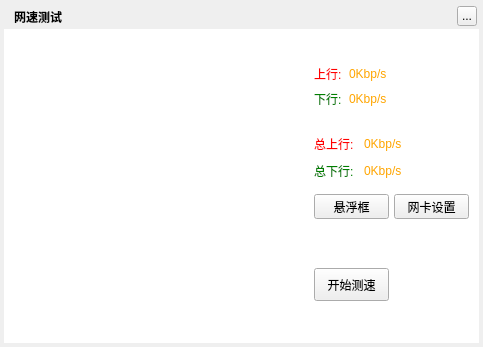
<?xml version="1.0" encoding="UTF-8"?>
<ui version="4.0">
 <class>MusicNetworkSpeedTestWidget</class>
 <widget class="QWidget" name="MusicNetworkSpeedTestWidget">
  <property name="geometry">
   <rect>
    <x>0</x>
    <y>0</y>
    <width>483</width>
    <height>347</height>
   </rect>
  </property>
  <property name="windowTitle">
   <string>网速测试</string>
  </property>
  <widget class="QLabel" name="background">
   <property name="geometry">
    <rect>
     <x>4</x>
     <y>4</y>
     <width>475</width>
     <height>339</height>
    </rect>
   </property>
   <property name="text">
    <string/>
   </property>
  </widget>
  <widget class="QLabel" name="topTitleName">
   <property name="geometry">
    <rect>
     <x>14</x>
     <y>4</y>
     <width>61</width>
     <height>25</height>
    </rect>
   </property>
   <property name="styleSheet">
    <string notr="true">color:&quot;#FFFFFF&quot;;font-weight:bold</string>
   </property>
   <property name="text">
    <string>网速测试</string>
   </property>
  </widget>
  <widget class="QToolButton" name="topTitleCloseButton">
   <property name="geometry">
    <rect>
     <x>457</x>
     <y>6</y>
     <width>20</width>
     <height>20</height>
    </rect>
   </property>
   <property name="text">
    <string>...</string>
   </property>
  </widget>
  <widget class="QLabel" name="loadingLabel">
   <property name="geometry">
    <rect>
     <x>41</x>
     <y>319</y>
     <width>220</width>
     <height>19</height>
    </rect>
   </property>
   <property name="text">
    <string/>
   </property>
  </widget>
  <widget class="QWidget" name="backgroundMask" native="true">
   <property name="geometry">
    <rect>
     <x>4</x>
     <y>29</y>
     <width>475</width>
     <height>314</height>
    </rect>
   </property>
   <property name="styleSheet">
    <string notr="true">background:white;</string>
   </property>
  </widget>
  <widget class="MusicSpeedMeterWidget" name="speedWidget" native="true">
   <property name="geometry">
    <rect>
     <x>34</x>
     <y>64</y>
     <width>250</width>
     <height>250</height>
    </rect>
   </property>
  </widget>
  <widget class="QLabel" name="uploadSpeedValue">
   <property name="geometry">
    <rect>
     <x>349</x>
     <y>64</y>
     <width>81</width>
     <height>20</height>
    </rect>
   </property>
   <property name="styleSheet">
    <string notr="true">color:orange</string>
   </property>
   <property name="text">
    <string>0Kbp/s</string>
   </property>
  </widget>
  <widget class="QPushButton" name="suspensionButton">
   <property name="geometry">
    <rect>
     <x>314</x>
     <y>194</y>
     <width>75</width>
     <height>25</height>
    </rect>
   </property>
   <property name="text">
    <string>悬浮框</string>
   </property>
  </widget>
  <widget class="QPushButton" name="testButton">
   <property name="geometry">
    <rect>
     <x>314</x>
     <y>268</y>
     <width>75</width>
     <height>33</height>
    </rect>
   </property>
   <property name="text">
    <string>开始测速</string>
   </property>
  </widget>
  <widget class="QLabel" name="uploadSpeedLabel">
   <property name="geometry">
    <rect>
     <x>314</x>
     <y>64</y>
     <width>35</width>
     <height>20</height>
    </rect>
   </property>
   <property name="styleSheet">
    <string notr="true">color:red</string>
   </property>
   <property name="text">
    <string>上行:</string>
   </property>
  </widget>
  <widget class="QLabel" name="downloadSpeedLabel">
   <property name="geometry">
    <rect>
     <x>314</x>
     <y>89</y>
     <width>35</width>
     <height>20</height>
    </rect>
   </property>
   <property name="styleSheet">
    <string notr="true">color:green</string>
   </property>
   <property name="text">
    <string>下行:</string>
   </property>
  </widget>
  <widget class="QLabel" name="downloadSpeedValue">
   <property name="geometry">
    <rect>
     <x>349</x>
     <y>89</y>
     <width>81</width>
     <height>20</height>
    </rect>
   </property>
   <property name="styleSheet">
    <string notr="true">color:orange</string>
   </property>
   <property name="text">
    <string>0Kbp/s</string>
   </property>
  </widget>
  <widget class="QLabel" name="uploadAllSpeedValue">
   <property name="geometry">
    <rect>
     <x>364</x>
     <y>134</y>
     <width>81</width>
     <height>20</height>
    </rect>
   </property>
   <property name="styleSheet">
    <string notr="true">color:orange</string>
   </property>
   <property name="text">
    <string>0Kbp/s</string>
   </property>
  </widget>
  <widget class="QLabel" name="uploadAllSpeedLabel">
   <property name="geometry">
    <rect>
     <x>314</x>
     <y>134</y>
     <width>51</width>
     <height>20</height>
    </rect>
   </property>
   <property name="styleSheet">
    <string notr="true">color:red</string>
   </property>
   <property name="text">
    <string>总上行:</string>
   </property>
  </widget>
  <widget class="QLabel" name="downloadAllSpeedValue">
   <property name="geometry">
    <rect>
     <x>364</x>
     <y>161</y>
     <width>81</width>
     <height>20</height>
    </rect>
   </property>
   <property name="styleSheet">
    <string notr="true">color:orange</string>
   </property>
   <property name="text">
    <string>0Kbp/s</string>
   </property>
  </widget>
  <widget class="QLabel" name="downloadAllSpeedLabel">
   <property name="geometry">
    <rect>
     <x>314</x>
     <y>161</y>
     <width>51</width>
     <height>20</height>
    </rect>
   </property>
   <property name="styleSheet">
    <string notr="true">color:green</string>
   </property>
   <property name="text">
    <string>总下行:</string>
   </property>
  </widget>
  <widget class="QPushButton" name="settingButton">
   <property name="geometry">
    <rect>
     <x>394</x>
     <y>194</y>
     <width>75</width>
     <height>25</height>
    </rect>
   </property>
   <property name="text">
    <string>网卡设置</string>
   </property>
  </widget>
  <zorder>background</zorder>
  <zorder>backgroundMask</zorder>
  <zorder>topTitleName</zorder>
  <zorder>topTitleCloseButton</zorder>
  <zorder>loadingLabel</zorder>
  <zorder>speedWidget</zorder>
  <zorder>uploadSpeedValue</zorder>
  <zorder>suspensionButton</zorder>
  <zorder>testButton</zorder>
  <zorder>uploadSpeedLabel</zorder>
  <zorder>downloadSpeedLabel</zorder>
  <zorder>downloadSpeedValue</zorder>
  <zorder>uploadAllSpeedValue</zorder>
  <zorder>uploadAllSpeedLabel</zorder>
  <zorder>downloadAllSpeedLabel</zorder>
  <zorder>downloadAllSpeedValue</zorder>
  <zorder>settingButton</zorder>
 </widget>
 <customwidgets>
  <customwidget>
   <class>MusicSpeedMeterWidget</class>
   <extends>QWidget</extends>
   <header>musicspeedmeterwidget.h</header>
   <container>1</container>
  </customwidget>
 </customwidgets>
 <resources/>
 <connections/>
</ui>
